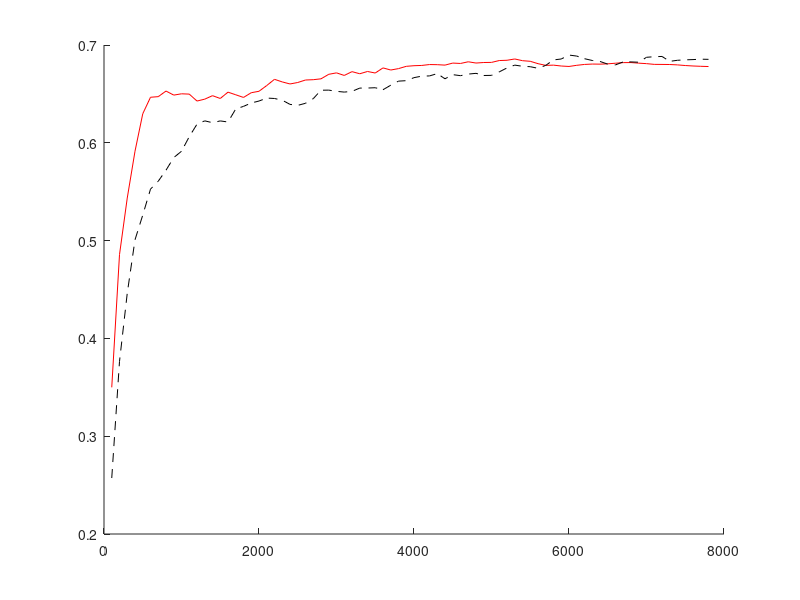

Here is the MATLAB script that generated this plot:
load active_greedy_g_1_a_5.mat
greedy_1_auc=auc;

load active_greedy_g_10.mat
greedy_10_auc=auc;

load active_random_g_10.mat
random_auc=auc;

load active_multinomial_g_10.mat
multinomial_auc=auc;

load online_result_a_10_b_1.mat
online_auc=auc;

figure
hold on
plot(find(greedy_1_auc), greedy_1_auc(greedy_1_auc>0), 'r-');
%plot(find(multinomial_auc), multinomial_auc(multinomial_auc>0), 'm-');
%plot(find(random_auc), random_auc(random_auc>0), 'b-');
plot(find(online_auc), online_auc(online_auc>0), 'k--');
hold off